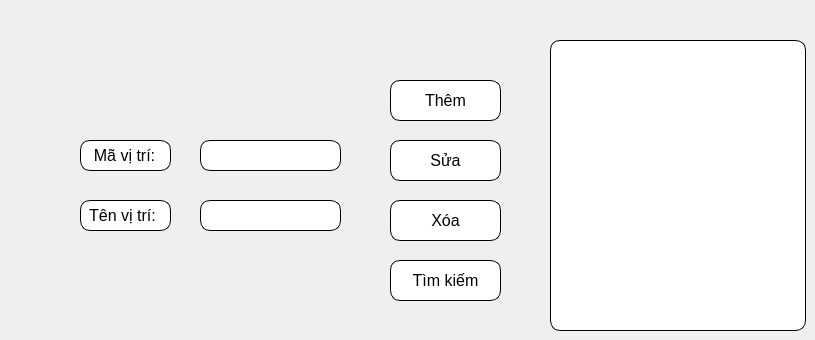
    <widget class="QWidget" name="tab_12">
     <attribute name="title">
      <string>Vị trí</string>
     </attribute>
     <widget class="QLabel" name="label_25">
      <property name="geometry">
       <rect>
        <x>80</x>
        <y>140</y>
        <width>91</width>
        <height>31</height>
       </rect>
      </property>
      <property name="font">
       <font>
        <pointsize>12</pointsize>
        <weight>50</weight>
        <italic>false</italic>
        <bold>false</bold>
        <underline>false</underline>
        <strikeout>false</strikeout>
       </font>
      </property>
      <property name="mouseTracking">
       <bool>false</bool>
      </property>
      <property name="tabletTracking">
       <bool>false</bool>
      </property>
      <property name="styleSheet">
       <string notr="true">border: 1px solid black;
background-color: white;
border-radius: 10px;
</string>
      </property>
      <property name="text">
       <string>  Mã vị trí:</string>
      </property>
     </widget>
     <widget class="QLabel" name="label_26">
      <property name="geometry">
       <rect>
        <x>80</x>
        <y>200</y>
        <width>91</width>
        <height>31</height>
       </rect>
      </property>
      <property name="font">
       <font>
        <pointsize>12</pointsize>
        <weight>50</weight>
        <italic>false</italic>
        <bold>false</bold>
        <underline>false</underline>
        <strikeout>false</strikeout>
       </font>
      </property>
      <property name="mouseTracking">
       <bool>false</bool>
      </property>
      <property name="tabletTracking">
       <bool>false</bool>
      </property>
      <property name="styleSheet">
       <string notr="true">border: 1px solid black;
background-color: white;
border-radius: 10px;
</string>
      </property>
      <property name="text">
       <string> Tên vị trí:</string>
      </property>
     </widget>
     <widget class="QLineEdit" name="input_id_position">
      <property name="geometry">
       <rect>
        <x>200</x>
        <y>140</y>
        <width>141</width>
        <height>31</height>
       </rect>
      </property>
      <property name="font">
       <font>
        <pointsize>12</pointsize>
        <italic>false</italic>
       </font>
      </property>
      <property name="styleSheet">
       <string notr="true">border: 1px solid black;
background-color: white;
border-radius: 10px;
</string>
      </property>
     </widget>
     <widget class="QLineEdit" name="input_name_position">
      <property name="geometry">
       <rect>
        <x>200</x>
        <y>200</y>
        <width>141</width>
        <height>31</height>
       </rect>
      </property>
      <property name="font">
       <font>
        <pointsize>12</pointsize>
        <italic>false</italic>
       </font>
      </property>
      <property name="styleSheet">
       <string notr="true">border: 1px solid black;
background-color: white;
border-radius: 10px;
</string>
      </property>
     </widget>
     <widget class="QPushButton" name="button_delete_position">
      <property name="geometry">
       <rect>
        <x>390</x>
        <y>200</y>
        <width>111</width>
        <height>41</height>
       </rect>
      </property>
      <property name="font">
       <font>
        <pointsize>12</pointsize>
       </font>
      </property>
      <property name="styleSheet">
       <string>border: 1px solid black;
background-color: white;
border-radius: 10px;
</string>
      </property>
      <property name="text">
       <string>Xóa</string>
      </property>
     </widget>
     <widget class="QPushButton" name="button_find_position">
      <property name="geometry">
       <rect>
        <x>390</x>
        <y>260</y>
        <width>111</width>
        <height>41</height>
       </rect>
      </property>
      <property name="font">
       <font>
        <pointsize>12</pointsize>
       </font>
      </property>
      <property name="styleSheet">
       <string>border: 1px solid black;
background-color: white;
border-radius: 10px;
</string>
      </property>
      <property name="text">
       <string>Tìm kiếm</string>
      </property>
     </widget>
     <widget class="QPushButton" name="button_update_position">
      <property name="geometry">
       <rect>
        <x>390</x>
        <y>140</y>
        <width>111</width>
        <height>41</height>
       </rect>
      </property>
      <property name="font">
       <font>
        <pointsize>12</pointsize>
       </font>
      </property>
      <property name="styleSheet">
       <string>border: 1px solid black;
background-color: white;
border-radius: 10px;
</string>
      </property>
      <property name="text">
       <string>Sửa</string>
      </property>
     </widget>
     <widget class="QPushButton" name="button_insert_position">
      <property name="geometry">
       <rect>
        <x>390</x>
        <y>80</y>
        <width>111</width>
        <height>41</height>
       </rect>
      </property>
      <property name="font">
       <font>
        <pointsize>12</pointsize>
       </font>
      </property>
      <property name="styleSheet">
       <string>border: 1px solid black;
background-color: white;
border-radius: 10px;
</string>
      </property>
      <property name="text">
       <string>Thêm</string>
      </property>
     </widget>
     <widget class="QTableView" name="table_position__view">
      <property name="geometry">
       <rect>
        <x>550</x>
        <y>40</y>
        <width>256</width>
        <height>291</height>
       </rect>
      </property>
      <property name="styleSheet">
       <string notr="true">background-color: white;
border-radius: 10px;
border: 1px solid black;</string>
      </property>
     </widget>
    </widget>
